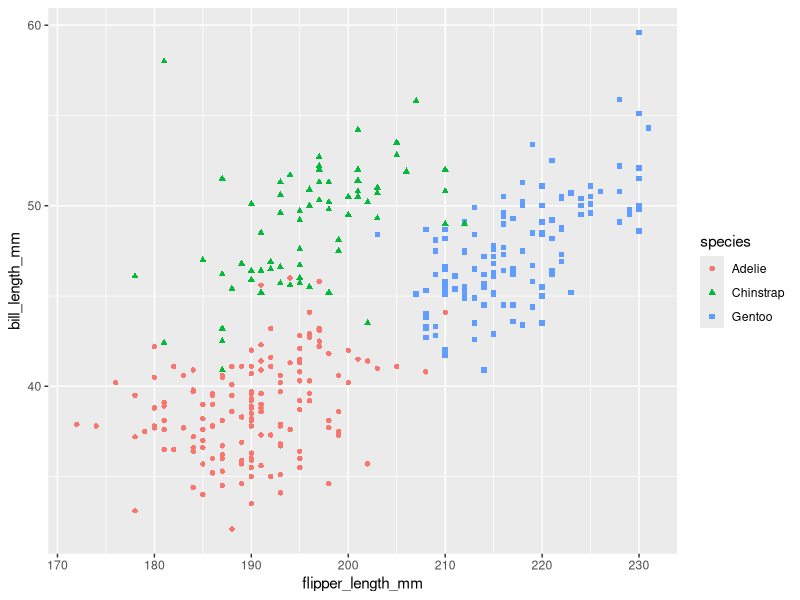
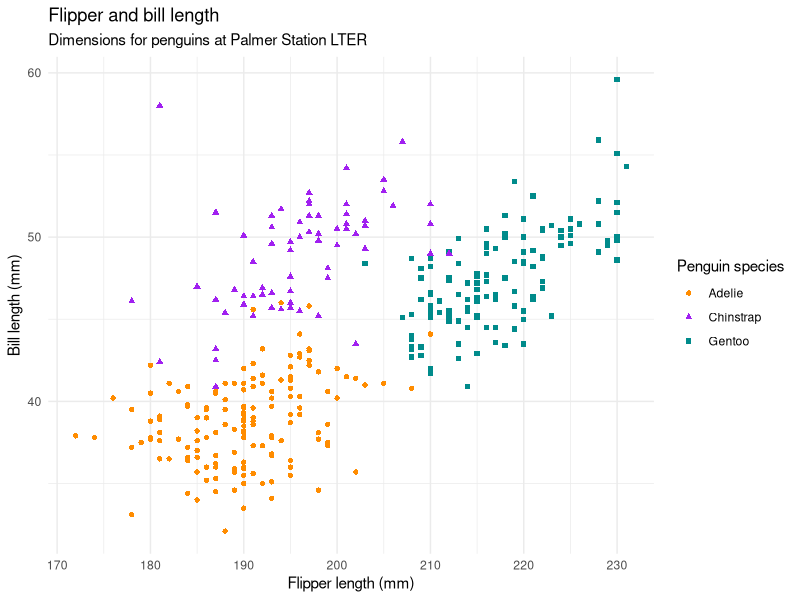

Recreate these plots in R, in order.
## ---- chunk 1
#| label: load-packages
#| include: false

library(tidyverse)
library(palmerpenguins)
## ---- chunk 2
ggplot(penguins, 
       aes(x = flipper_length_mm, y = bill_length_mm))  +
  geom_point(aes(color = species, shape = species))
## ---- chunk 3
#| label: fig-scatter
#| fig-cap: A scatterplot embedded from another .qmd document
#| warning: false

ggplot(penguins, 
       aes(x = flipper_length_mm, y = bill_length_mm)) +
  geom_point(aes(color = species, shape = species)) +
  scale_color_manual(values = c("darkorange","purple","cyan4")) +
  labs(
    title = "Flipper and bill length",
    subtitle = "Dimensions for penguins at Palmer Station LTER",
    x = "Flipper length (mm)", y = "Bill length (mm)",
    color = "Penguin species", shape = "Penguin species"
  ) +
  theme_minimal()
